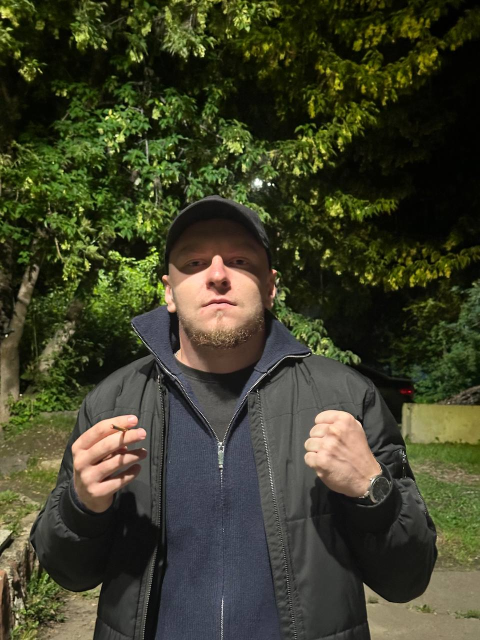
#> input picture memes/jeck_power.jpg, 960 x 1280 px (shown at 1/2 size)
$ python -i telegram.py   (imports and definitions only)
#> lines starting #> are read from the running program, lines starting #| are printed output that depends on the picture
#> further down, picture is the input picture: shape (1280, 960, 3); mean B, G, R 42.1, 64, 62.7
"""Square OBS output with cached media and timed transitions."""
from dataclasses import dataclass
import time

import cv2
import numpy as np

from .windowing import lock_capture_window

TELEGRAM_WINDOW_NAME = "MonkeyFacesMeme Output"
OUTPUT_SIZE = 720


def _validate(image):
    if (image is None or image.size == 0 or image.ndim != 3
            or image.shape[2] != 3 or image.dtype != np.uint8):
        raise ValueError("Expected a nonempty uint8 BGR image")


def _resize(image, width, height):
    if (image.shape[1], image.shape[0]) == (width, height):
        # HighGUI needs a contiguous buffer after the crop
        return np.ascontiguousarray(image)
    interpolation = cv2.INTER_AREA if width < image.shape[1] else cv2.INTER_CUBIC
    return cv2.resize(image, (width, height), interpolation=interpolation)


def crop_camera_to_square(frame, output_size=OUTPUT_SIZE):
#> called with output_size = 720
    _validate(frame)
    if output_size < 1:
        raise ValueError("Output size must be positive")
    height, width = frame.shape[:2]
#> height = 1280; width = 960
    side = min(height, width)
#> side = 960
    x, y = (width - side) // 2, (height - side) // 2
#> x = 0; y = 160
    return _resize(frame[y:y + side, x:x + side], output_size, output_size)
#> in _resize, `return cv2.resize(image, (width, height), interpolation=interpolation)`:
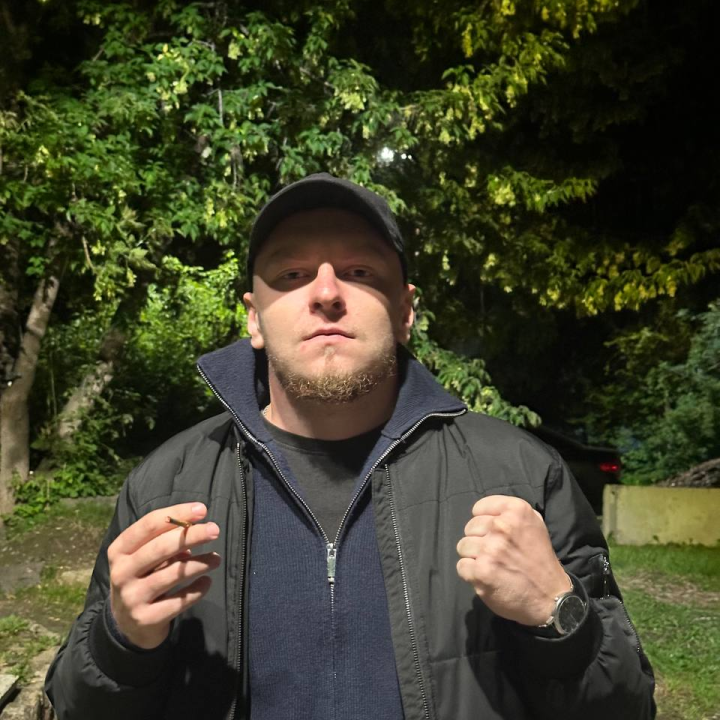
#> returned value: shape (720, 720, 3); mean of channels 0, 1, 2 43.4, 65.9, 64.8; drawn as B, G, R


def compose_square_media(image, output_size=OUTPUT_SIZE):
    """Create a full-bleed square with a subtle circular cinematic grade."""
    _validate(image)
    square = crop_camera_to_square(image, output_size)

    # apply the light grade once and reuse the cached frame
    blurred = cv2.GaussianBlur(square, (0, 0), 1.1)
    graded = cv2.addWeighted(square, 1.10, blurred, -0.10, 2)

    axis = np.linspace(-1.0, 1.0, output_size, dtype=np.float32)
    radius = np.sqrt(axis[:, None] ** 2 + axis[None, :] ** 2)
    edge = np.clip((radius - 0.58) / 0.42, 0.0, 1.0)
    smooth_edge = edge * edge * (3.0 - 2.0 * edge)
    vignette = 1.0 - 0.16 * smooth_edge
    return np.clip(graded.astype(np.float32) * vignette[..., None], 0, 255).astype(np.uint8)
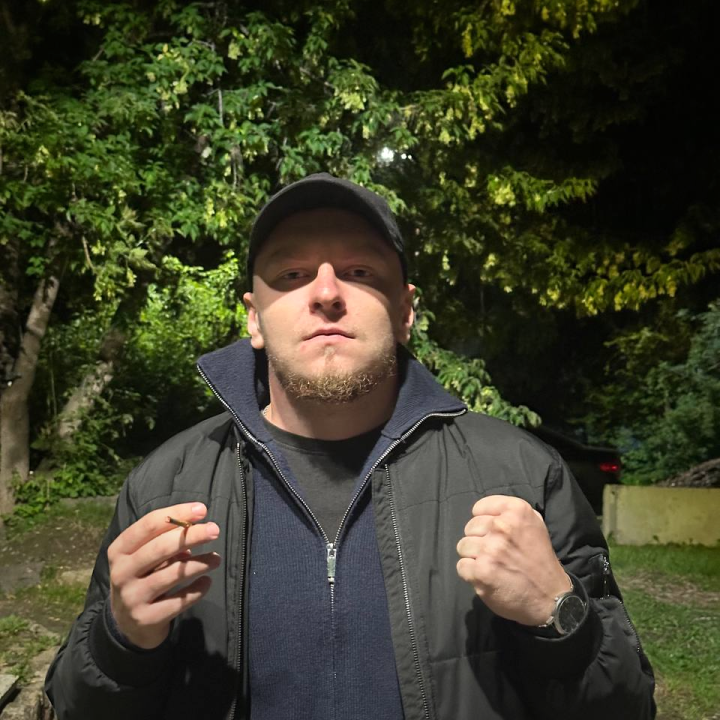
#> returned value: shape (720, 720, 3); mean of channels 0, 1, 2 42.1, 62.6, 61.8; drawn as B, G, R


# [12 lines left out: function prepare_telegram_media, not called in this run]


@dataclass(frozen=True)
class TelegramRenderState:
    source_frame: object = None
    alpha: float = 1.0


# [15 lines left out: functions render_telegram_frame, smoothstep, not called in this run]


class TelegramOutputState:
    # show the gesture first, then bring in the reaction image
    CONFIRM_SECONDS = 0.30
    CONFIRM_FRAMES = 2
    RELEASE_SECONDS = 0.22
    RELEASE_FRAMES = 3
    MIN_HOLD_SECONDS = 0.95
    APPEAR_TRANSITION_SECONDS = 0.12
    DISAPPEAR_TRANSITION_SECONDS = 0.32

    # [46 lines left out: functions __init__, update, render_state, not called in this run]


class TelegramOutput:
    """Owns just a HighGUI window and caches; never owns a camera."""
    # [85 lines left out: functions __init__, toggle, check_window, present, close, not called in this run]

>>> import cv2
>>> picture = cv2.imread('../memes/jeck_power.jpg')
>>> result = compose_square_media(picture)

$ run again, on memes/love.jpg
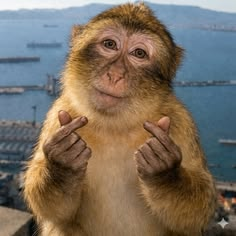
#> input picture memes/love.jpg, 236 x 236 px
#> picture is the input picture: shape (236, 236, 3); mean B, G, R 97, 110.4, 121.8
#> in compose_square_media, `return np.clip(graded.astype(np.float32) * vignette[..., None], 0, 255..`:
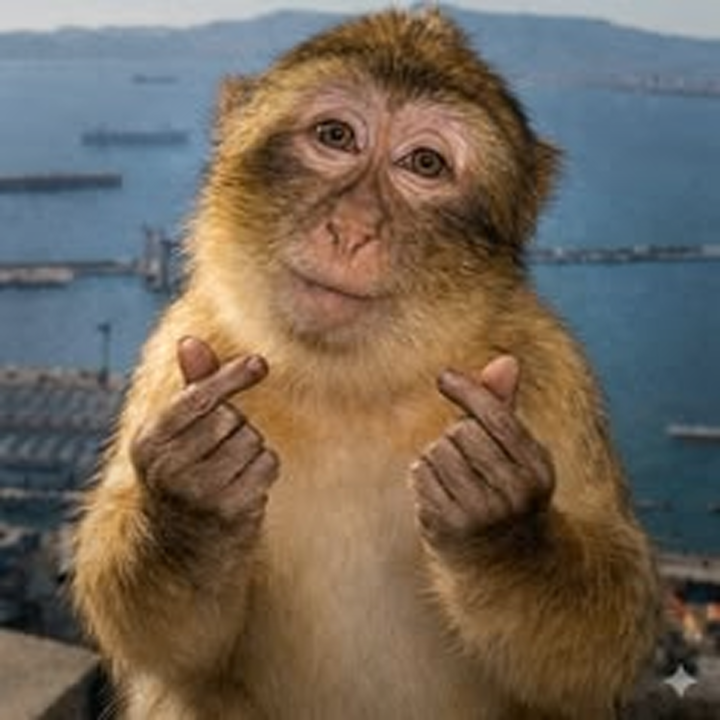
#> returned value: shape (720, 720, 3); mean of channels 0, 1, 2 89.3, 102.5, 114; drawn as B, G, R

$ run again, on memes/midfing.jpg
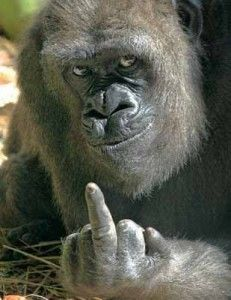
#> input picture memes/midfing.jpg, 231 x 300 px
#> picture is the input picture: shape (300, 231, 3); mean B, G, R 77.8, 90.5, 88.8
#> in _resize, `return cv2.resize(image, (width, height), interpolation=interpolation)`:
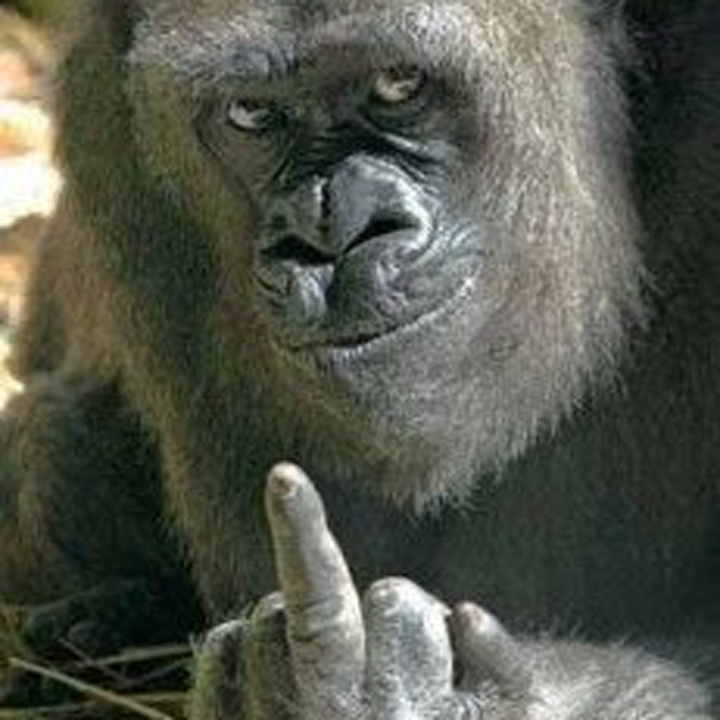
#> returned value: shape (720, 720, 3); mean of channels 0, 1, 2 74.9, 86.1, 82.9; drawn as B, G, R
#> in compose_square_media, `return np.clip(graded.astype(np.float32) * vignette[..., None], 0, 255..`:
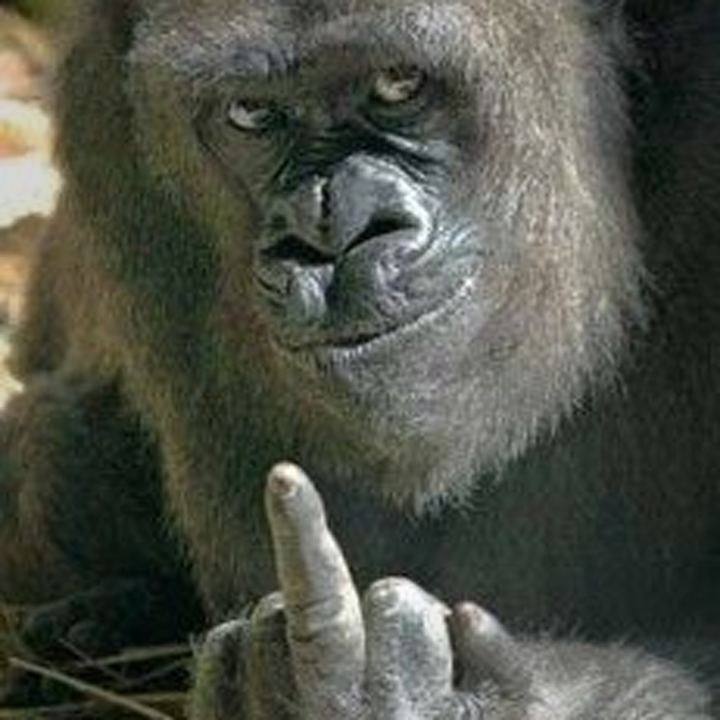
#> returned value: shape (720, 720, 3); mean of channels 0, 1, 2 70.4, 80.6, 77.5; drawn as B, G, R

$ run again, on memes/pointing.jpg
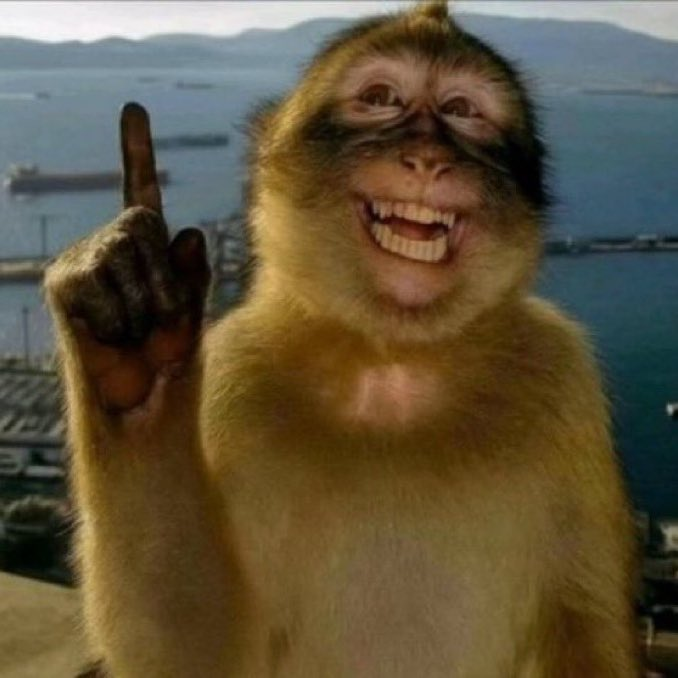
#> input picture memes/pointing.jpg, 678 x 678 px
#> picture is the input picture: shape (678, 678, 3); mean B, G, R 60.3, 83.9, 95.2
#> in compose_square_media, `return np.clip(graded.astype(np.float32) * vignette[..., None], 0, 255..`:
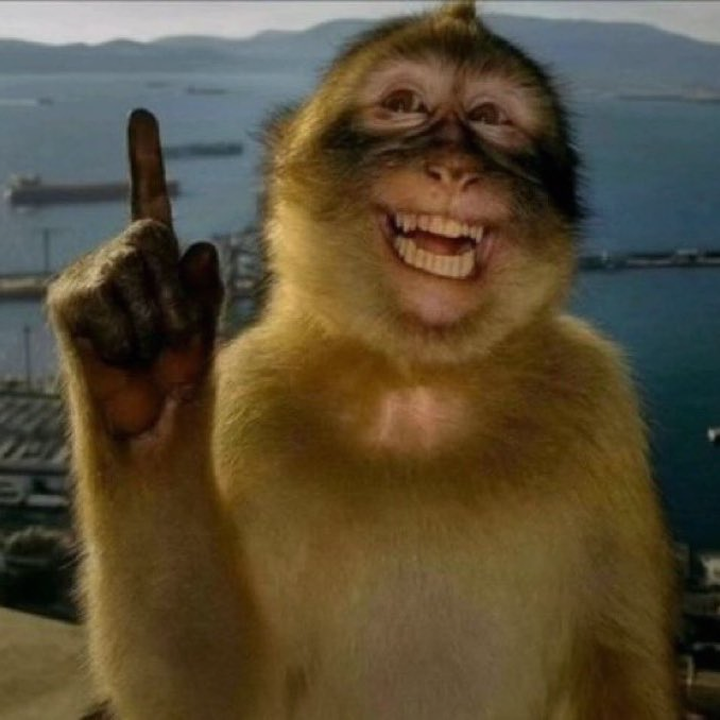
#> returned value: shape (720, 720, 3); mean of channels 0, 1, 2 55.1, 77.5, 88.7; drawn as B, G, R
